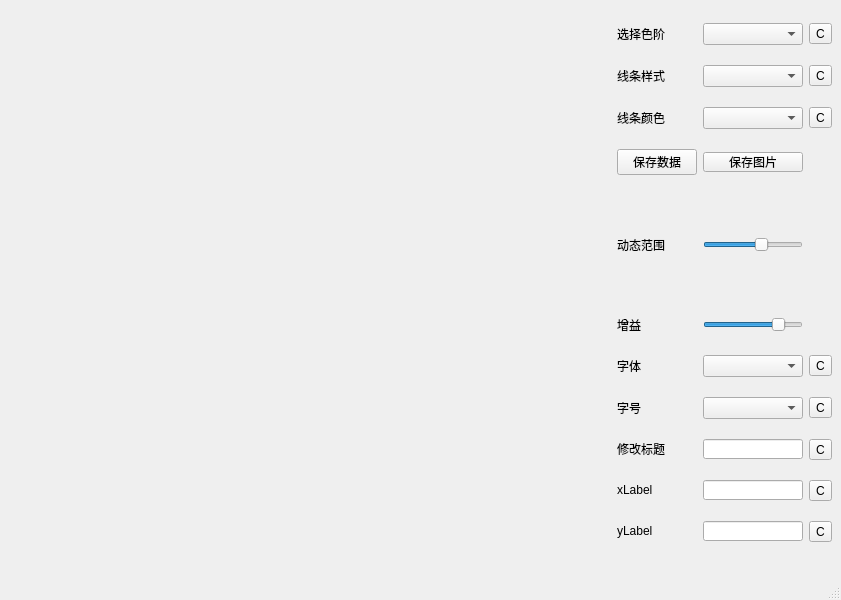
<?xml version="1.0" encoding="UTF-8"?>
<ui version="4.0">
 <class>MyFigure</class>
 <widget class="QMainWindow" name="MyFigure">
  <property name="geometry">
   <rect>
    <x>0</x>
    <y>0</y>
    <width>841</width>
    <height>600</height>
   </rect>
  </property>
  <property name="windowTitle">
   <string>MainWindow</string>
  </property>
  <widget class="QWidget" name="centralwidget">
   <layout class="QHBoxLayout" name="horizontalLayout" stretch="4,1">
    <item>
     <layout class="QGridLayout" name="customPlotLayout">
      <item row="0" column="0">
       <widget class="QCustomPlot" name="customPlot" native="true">
        <property name="minimumSize">
         <size>
          <width>400</width>
          <height>400</height>
         </size>
        </property>
       </widget>
      </item>
     </layout>
    </item>
    <item>
     <layout class="QGridLayout" name="menuLayout">
      <item row="3" column="10">
       <spacer name="horizontalSpacer_2">
        <property name="orientation">
         <enum>Qt::Orientation::Horizontal</enum>
        </property>
        <property name="sizeHint" stdset="0">
         <size>
          <width>40</width>
          <height>20</height>
         </size>
        </property>
       </spacer>
      </item>
      <item row="2" column="1">
       <widget class="QLabel" name="label_6">
        <property name="minimumSize">
         <size>
          <width>50</width>
          <height>20</height>
         </size>
        </property>
        <property name="maximumSize">
         <size>
          <width>50</width>
          <height>20</height>
         </size>
        </property>
        <property name="text">
         <string>线条颜色</string>
        </property>
       </widget>
      </item>
      <item row="9" column="5">
       <widget class="QToolButton" name="toolButton_confirmWordSize">
        <property name="text">
         <string>C</string>
        </property>
       </widget>
      </item>
      <item row="2" column="4">
       <widget class="QComboBox" name="comboBox_lineColor">
        <property name="minimumSize">
         <size>
          <width>100</width>
          <height>0</height>
         </size>
        </property>
        <property name="maximumSize">
         <size>
          <width>100</width>
          <height>16777215</height>
         </size>
        </property>
       </widget>
      </item>
      <item row="11" column="5">
       <widget class="QToolButton" name="toolButton_confirmXLabel">
        <property name="text">
         <string>C</string>
        </property>
       </widget>
      </item>
      <item row="5" column="1">
       <widget class="QLabel" name="label_7">
        <property name="minimumSize">
         <size>
          <width>50</width>
          <height>20</height>
         </size>
        </property>
        <property name="maximumSize">
         <size>
          <width>50</width>
          <height>20</height>
         </size>
        </property>
        <property name="text">
         <string>动态范围</string>
        </property>
       </widget>
      </item>
      <item row="10" column="1">
       <widget class="QLabel" name="label">
        <property name="minimumSize">
         <size>
          <width>50</width>
          <height>20</height>
         </size>
        </property>
        <property name="maximumSize">
         <size>
          <width>50</width>
          <height>20</height>
         </size>
        </property>
        <property name="text">
         <string>修改标题</string>
        </property>
       </widget>
      </item>
      <item row="0" column="5">
       <widget class="QToolButton" name="toolButton_confirmColorbar">
        <property name="text">
         <string>C</string>
        </property>
       </widget>
      </item>
      <item row="0" column="1">
       <widget class="QLabel" name="label_2">
        <property name="minimumSize">
         <size>
          <width>50</width>
          <height>20</height>
         </size>
        </property>
        <property name="maximumSize">
         <size>
          <width>50</width>
          <height>20</height>
         </size>
        </property>
        <property name="text">
         <string>选择色阶</string>
        </property>
       </widget>
      </item>
      <item row="12" column="4">
       <widget class="QLineEdit" name="lineEdit_yLabel">
        <property name="enabled">
         <bool>true</bool>
        </property>
        <property name="minimumSize">
         <size>
          <width>100</width>
          <height>20</height>
         </size>
        </property>
        <property name="maximumSize">
         <size>
          <width>100</width>
          <height>20</height>
         </size>
        </property>
       </widget>
      </item>
      <item row="3" column="0">
       <spacer name="horizontalSpacer">
        <property name="orientation">
         <enum>Qt::Orientation::Horizontal</enum>
        </property>
        <property name="sizeHint" stdset="0">
         <size>
          <width>40</width>
          <height>20</height>
         </size>
        </property>
       </spacer>
      </item>
      <item row="10" column="10">
       <spacer name="horizontalSpacer_4">
        <property name="orientation">
         <enum>Qt::Orientation::Horizontal</enum>
        </property>
        <property name="sizeHint" stdset="0">
         <size>
          <width>40</width>
          <height>20</height>
         </size>
        </property>
       </spacer>
      </item>
      <item row="4" column="4">
       <widget class="QLabel" name="label_dynamicRange">
        <property name="minimumSize">
         <size>
          <width>0</width>
          <height>20</height>
         </size>
        </property>
        <property name="maximumSize">
         <size>
          <width>16777215</width>
          <height>20</height>
         </size>
        </property>
        <property name="text">
         <string/>
        </property>
       </widget>
      </item>
      <item row="2" column="5">
       <widget class="QToolButton" name="toolButton_confirmLineColor">
        <property name="text">
         <string>C</string>
        </property>
       </widget>
      </item>
      <item row="1" column="4">
       <widget class="QComboBox" name="comboBox_lineStyle">
        <property name="minimumSize">
         <size>
          <width>100</width>
          <height>0</height>
         </size>
        </property>
        <property name="maximumSize">
         <size>
          <width>100</width>
          <height>16777215</height>
         </size>
        </property>
       </widget>
      </item>
      <item row="8" column="1">
       <widget class="QLabel" name="label_9">
        <property name="minimumSize">
         <size>
          <width>50</width>
          <height>20</height>
         </size>
        </property>
        <property name="maximumSize">
         <size>
          <width>50</width>
          <height>20</height>
         </size>
        </property>
        <property name="text">
         <string>字体</string>
        </property>
       </widget>
      </item>
      <item row="9" column="4">
       <widget class="QComboBox" name="comboBox_wordSize">
        <property name="minimumSize">
         <size>
          <width>100</width>
          <height>0</height>
         </size>
        </property>
        <property name="maximumSize">
         <size>
          <width>100</width>
          <height>16777215</height>
         </size>
        </property>
       </widget>
      </item>
      <item row="0" column="4">
       <widget class="QComboBox" name="comboBox_selectColorbar">
        <property name="minimumSize">
         <size>
          <width>100</width>
          <height>0</height>
         </size>
        </property>
        <property name="maximumSize">
         <size>
          <width>100</width>
          <height>16777215</height>
         </size>
        </property>
       </widget>
      </item>
      <item row="12" column="1">
       <widget class="QLabel" name="label_4">
        <property name="minimumSize">
         <size>
          <width>50</width>
          <height>20</height>
         </size>
        </property>
        <property name="maximumSize">
         <size>
          <width>50</width>
          <height>20</height>
         </size>
        </property>
        <property name="text">
         <string>yLabel</string>
        </property>
       </widget>
      </item>
      <item row="1" column="5">
       <widget class="QToolButton" name="toolButton_confirmLineStyle">
        <property name="text">
         <string>C</string>
        </property>
       </widget>
      </item>
      <item row="11" column="1">
       <widget class="QLabel" name="label_3">
        <property name="minimumSize">
         <size>
          <width>50</width>
          <height>20</height>
         </size>
        </property>
        <property name="maximumSize">
         <size>
          <width>50</width>
          <height>20</height>
         </size>
        </property>
        <property name="text">
         <string>xLabel</string>
        </property>
       </widget>
      </item>
      <item row="1" column="1">
       <widget class="QLabel" name="label_5">
        <property name="minimumSize">
         <size>
          <width>50</width>
          <height>20</height>
         </size>
        </property>
        <property name="maximumSize">
         <size>
          <width>50</width>
          <height>20</height>
         </size>
        </property>
        <property name="text">
         <string>线条样式</string>
        </property>
       </widget>
      </item>
      <item row="7" column="1">
       <widget class="QLabel" name="label_8">
        <property name="minimumSize">
         <size>
          <width>50</width>
          <height>20</height>
         </size>
        </property>
        <property name="maximumSize">
         <size>
          <width>50</width>
          <height>20</height>
         </size>
        </property>
        <property name="text">
         <string>增益</string>
        </property>
       </widget>
      </item>
      <item row="10" column="5">
       <widget class="QToolButton" name="toolButton_confirmTitle">
        <property name="text">
         <string>C</string>
        </property>
       </widget>
      </item>
      <item row="3" column="9">
       <spacer name="horizontalSpacer_6">
        <property name="orientation">
         <enum>Qt::Orientation::Horizontal</enum>
        </property>
        <property name="sizeHint" stdset="0">
         <size>
          <width>40</width>
          <height>20</height>
         </size>
        </property>
       </spacer>
      </item>
      <item row="3" column="1">
       <widget class="QPushButton" name="pushButton_saveData">
        <property name="text">
         <string>保存数据</string>
        </property>
       </widget>
      </item>
      <item row="12" column="5">
       <widget class="QToolButton" name="toolButton_confirmYLabel">
        <property name="text">
         <string>C</string>
        </property>
       </widget>
      </item>
      <item row="10" column="0">
       <spacer name="horizontalSpacer_3">
        <property name="orientation">
         <enum>Qt::Orientation::Horizontal</enum>
        </property>
        <property name="sizeHint" stdset="0">
         <size>
          <width>40</width>
          <height>20</height>
         </size>
        </property>
       </spacer>
      </item>
      <item row="5" column="4">
       <widget class="QSlider" name="horizontalSlider_dynamicRange">
        <property name="minimumSize">
         <size>
          <width>100</width>
          <height>0</height>
         </size>
        </property>
        <property name="maximumSize">
         <size>
          <width>100</width>
          <height>16777215</height>
         </size>
        </property>
        <property name="minimum">
         <number>1</number>
        </property>
        <property name="maximum">
         <number>100</number>
        </property>
        <property name="value">
         <number>60</number>
        </property>
        <property name="orientation">
         <enum>Qt::Orientation::Horizontal</enum>
        </property>
       </widget>
      </item>
      <item row="9" column="1">
       <widget class="QLabel" name="label_10">
        <property name="minimumSize">
         <size>
          <width>50</width>
          <height>20</height>
         </size>
        </property>
        <property name="maximumSize">
         <size>
          <width>50</width>
          <height>20</height>
         </size>
        </property>
        <property name="text">
         <string>字号</string>
        </property>
       </widget>
      </item>
      <item row="7" column="4">
       <widget class="QSlider" name="horizontalSlider_gain">
        <property name="minimumSize">
         <size>
          <width>100</width>
          <height>0</height>
         </size>
        </property>
        <property name="maximumSize">
         <size>
          <width>100</width>
          <height>16777215</height>
         </size>
        </property>
        <property name="minimum">
         <number>1</number>
        </property>
        <property name="maximum">
         <number>100</number>
        </property>
        <property name="value">
         <number>80</number>
        </property>
        <property name="orientation">
         <enum>Qt::Orientation::Horizontal</enum>
        </property>
       </widget>
      </item>
      <item row="8" column="4">
       <widget class="QComboBox" name="comboBox_wordType">
        <property name="minimumSize">
         <size>
          <width>100</width>
          <height>0</height>
         </size>
        </property>
        <property name="maximumSize">
         <size>
          <width>100</width>
          <height>16777215</height>
         </size>
        </property>
       </widget>
      </item>
      <item row="11" column="4">
       <widget class="QLineEdit" name="lineEdit_xLabel">
        <property name="minimumSize">
         <size>
          <width>100</width>
          <height>20</height>
         </size>
        </property>
        <property name="maximumSize">
         <size>
          <width>100</width>
          <height>20</height>
         </size>
        </property>
       </widget>
      </item>
      <item row="8" column="5">
       <widget class="QToolButton" name="toolButton_confirmWordType">
        <property name="text">
         <string>C</string>
        </property>
       </widget>
      </item>
      <item row="10" column="4">
       <widget class="QLineEdit" name="lineEdit_title">
        <property name="minimumSize">
         <size>
          <width>100</width>
          <height>20</height>
         </size>
        </property>
        <property name="maximumSize">
         <size>
          <width>100</width>
          <height>20</height>
         </size>
        </property>
       </widget>
      </item>
      <item row="6" column="4">
       <widget class="QLabel" name="label_gain">
        <property name="minimumSize">
         <size>
          <width>0</width>
          <height>20</height>
         </size>
        </property>
        <property name="maximumSize">
         <size>
          <width>16777215</width>
          <height>20</height>
         </size>
        </property>
        <property name="text">
         <string/>
        </property>
       </widget>
      </item>
      <item row="3" column="4">
       <widget class="QPushButton" name="saveFigButton">
        <property name="minimumSize">
         <size>
          <width>100</width>
          <height>20</height>
         </size>
        </property>
        <property name="maximumSize">
         <size>
          <width>100</width>
          <height>20</height>
         </size>
        </property>
        <property name="layoutDirection">
         <enum>Qt::LayoutDirection::RightToLeft</enum>
        </property>
        <property name="text">
         <string>保存图片</string>
        </property>
       </widget>
      </item>
     </layout>
    </item>
   </layout>
  </widget>
  <widget class="QMenuBar" name="menubar">
   <property name="geometry">
    <rect>
     <x>0</x>
     <y>0</y>
     <width>841</width>
     <height>20</height>
    </rect>
   </property>
  </widget>
  <widget class="QStatusBar" name="statusbar"/>
 </widget>
 <customwidgets>
  <customwidget>
   <class>QCustomPlot</class>
   <extends>QWidget</extends>
   <header location="global">qcustomplot.h</header>
   <container>1</container>
  </customwidget>
 </customwidgets>
 <resources/>
 <connections/>
</ui>
